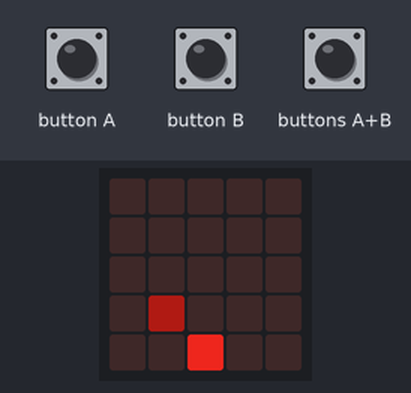
Bench run of a program on a simulated BBC micro:bit (MakeCode). Shown: the board's 5×5 LED display. The test bench sets the inputs (shaded band). Random numbers come from a fixed seed; the short countdown, score and lost-life animations are approximate.

Above: at 1.2 s.
1.3 s: button A pressed for 0.15 s
At 1.9 s:
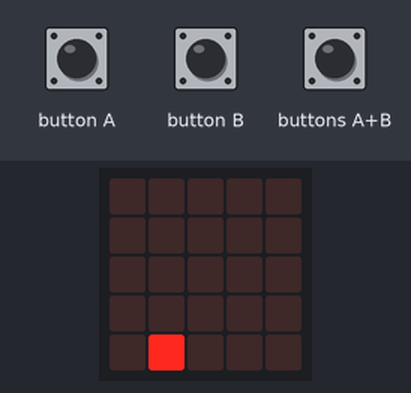
2.0 s: button B pressed for 0.15 s
At 2.42 s:
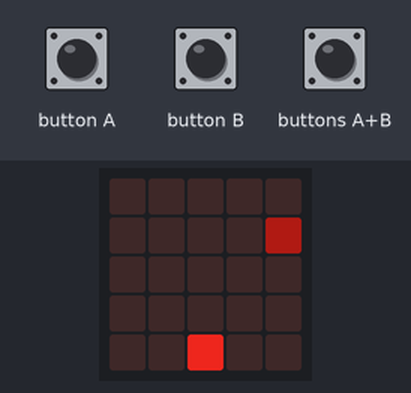
2.7 s: buttons A+B pressed for 0.15 s
At 3.2 s:
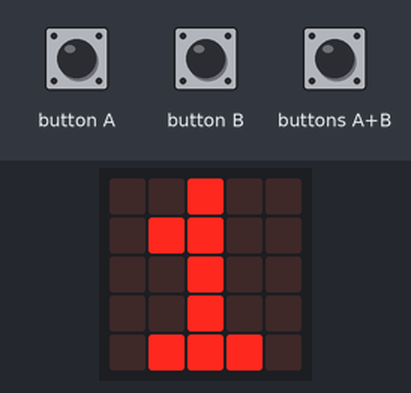
3.4 s: button A pressed for 0.15 s
At 4.4 s:
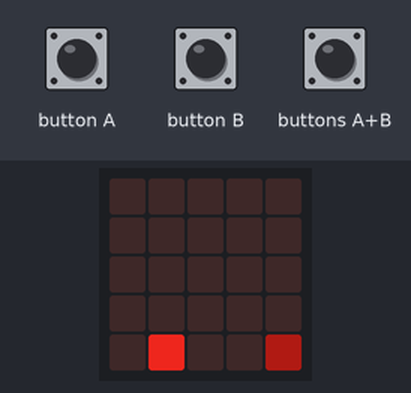
5.6 s: button B pressed for 0.15 s
At 6.9 s:
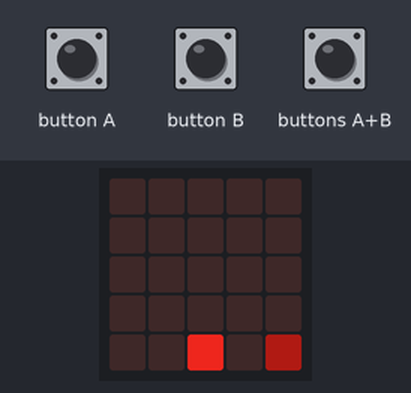
7.2 s: button B pressed for 0.15 s
At 8.3 s:
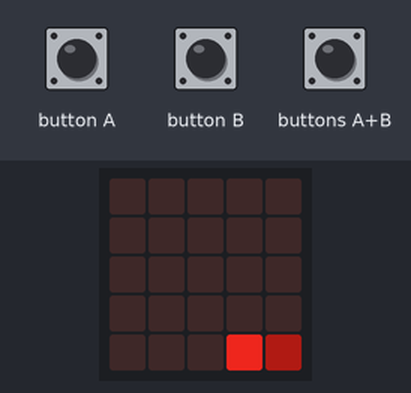
Timing chart, 0 to 9.8 s (numbered marks = the images above; inputs shaded):
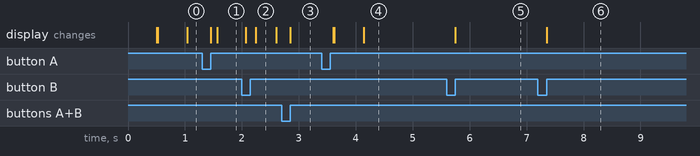

Measured:
- after the input at 5.6 s, the display: changes after 0.15 s (image 5)
- after the input at 7.2 s, the display: changes after 0.15 s (image 6)

The program:

main.ts
```typescript
input.onButtonPressed(Button.A, function () {
    籃子.change(LedSpriteProperty.X, -1)
})
input.onButtonPressed(Button.AB, function () {
    basic.showNumber(game.score())
})
input.onButtonPressed(Button.B, function () {
    籃子.change(LedSpriteProperty.X, 1)
})
let 籃子: game.LedSprite = null
game.setScore(0)
籃子 = game.createSprite(2, 4)
let 水果 = game.createSprite(randint(0, 4), 0)
basic.forever(function () {
    水果.change(LedSpriteProperty.Y, 1)
    basic.pause(500)
    if (水果.isTouching(籃子)) {
        game.addScore(1)
        水果.delete()
        水果 = game.createSprite(randint(0, 4), 0)
    }
    水果.set(LedSpriteProperty.Brightness, 55)
    籃子.set(LedSpriteProperty.Brightness, 200)
})
```

test.ts
```typescript
// 在這裡測試；當此封包作為擴充功能時，將不會編譯此內容。
```
